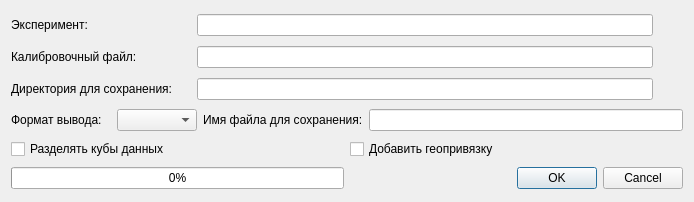
<?xml version="1.0" encoding="UTF-8"?>
<ui version="4.0">
 <class>ConversionDialog</class>
 <widget class="QDialog" name="ConversionDialog">
  <property name="geometry">
   <rect>
    <x>0</x>
    <y>0</y>
    <width>694</width>
    <height>202</height>
   </rect>
  </property>
  <property name="windowTitle">
   <string>Dialog</string>
  </property>
  <layout class="QVBoxLayout" name="verticalLayout">
   <item>
    <layout class="QHBoxLayout" name="horizontalLayout_2">
     <item>
      <widget class="QLabel" name="label">
       <property name="minimumSize">
        <size>
         <width>180</width>
         <height>0</height>
        </size>
       </property>
       <property name="text">
        <string>Эксперимент:</string>
       </property>
      </widget>
     </item>
     <item>
      <widget class="QLineEdit" name="lineEditExperimentDir"/>
     </item>
     <item>
      <widget class="QPushButton" name="pushButtonExperimentDir">
       <property name="sizePolicy">
        <sizepolicy hsizetype="Fixed" vsizetype="Fixed">
         <horstretch>24</horstretch>
         <verstretch>0</verstretch>
        </sizepolicy>
       </property>
       <property name="minimumSize">
        <size>
         <width>24</width>
         <height>24</height>
        </size>
       </property>
       <property name="maximumSize">
        <size>
         <width>24</width>
         <height>24</height>
        </size>
       </property>
       <property name="styleSheet">
        <string notr="true">#pushButtonExperimentDir{
background-image: url(:/Icons/folder.png);
background-repeat: none;
border:none;
}
#pushButtonExperimentDir:pressed{

	
	border-image: url(:/Icons/folder_pressed.png);
	

	
}
#pushButtonExperimentDir:hover{

	background-image: url(:/Icons/folder_hover.png);

}</string>
       </property>
       <property name="text">
        <string/>
       </property>
      </widget>
     </item>
    </layout>
   </item>
   <item>
    <layout class="QHBoxLayout" name="horizontalLayout_3">
     <item>
      <widget class="QLabel" name="label_2">
       <property name="minimumSize">
        <size>
         <width>180</width>
         <height>0</height>
        </size>
       </property>
       <property name="text">
        <string>Калибровочный файл:</string>
       </property>
      </widget>
     </item>
     <item>
      <widget class="QLineEdit" name="lineEditCalibrationPath"/>
     </item>
     <item>
      <widget class="QPushButton" name="pushButtonCalibrationFile">
       <property name="sizePolicy">
        <sizepolicy hsizetype="Fixed" vsizetype="Fixed">
         <horstretch>24</horstretch>
         <verstretch>0</verstretch>
        </sizepolicy>
       </property>
       <property name="minimumSize">
        <size>
         <width>24</width>
         <height>24</height>
        </size>
       </property>
       <property name="maximumSize">
        <size>
         <width>24</width>
         <height>24</height>
        </size>
       </property>
       <property name="styleSheet">
        <string notr="true">#pushButtonCalibrationFile{
background-image: url(:/Icons/folder.png);
background-repeat: none;
border:none;
}
#pushButtonCalibrationFile:pressed{

	
	border-image: url(:/Icons/folder_pressed.png);
	

	
}
#pushButtonCalibrationFile:hover{

	background-image: url(:/Icons/folder_hover.png);

}</string>
       </property>
       <property name="text">
        <string/>
       </property>
      </widget>
     </item>
    </layout>
   </item>
   <item>
    <layout class="QHBoxLayout" name="horizontalLayout_4">
     <item>
      <widget class="QLabel" name="label_3">
       <property name="minimumSize">
        <size>
         <width>180</width>
         <height>0</height>
        </size>
       </property>
       <property name="text">
        <string>Директория для сохранения:</string>
       </property>
      </widget>
     </item>
     <item>
      <widget class="QLineEdit" name="lineEditSavingDir"/>
     </item>
     <item>
      <widget class="QPushButton" name="pushButtonSavingDir">
       <property name="sizePolicy">
        <sizepolicy hsizetype="Fixed" vsizetype="Fixed">
         <horstretch>24</horstretch>
         <verstretch>0</verstretch>
        </sizepolicy>
       </property>
       <property name="minimumSize">
        <size>
         <width>24</width>
         <height>24</height>
        </size>
       </property>
       <property name="maximumSize">
        <size>
         <width>24</width>
         <height>24</height>
        </size>
       </property>
       <property name="styleSheet">
        <string notr="true">#pushButtonSavingDir{
background-image: url(:/Icons/folder.png);
background-repeat: none;
border:none;
}
#pushButtonSavingDir:pressed{

	
	border-image: url(:/Icons/folder_pressed.png);
	

	
}
#pushButtonSavingDir:hover{

	background-image: url(:/Icons/folder_hover.png);

}</string>
       </property>
       <property name="text">
        <string/>
       </property>
      </widget>
     </item>
    </layout>
   </item>
   <item>
    <layout class="QHBoxLayout" name="horizontalLayout_5">
     <item>
      <widget class="QLabel" name="label_4">
       <property name="minimumSize">
        <size>
         <width>100</width>
         <height>0</height>
        </size>
       </property>
       <property name="text">
        <string>Формат вывода:</string>
       </property>
      </widget>
     </item>
     <item>
      <widget class="QComboBox" name="comboBoxOutputFormat">
       <property name="minimumSize">
        <size>
         <width>80</width>
         <height>0</height>
        </size>
       </property>
      </widget>
     </item>
     <item>
      <widget class="QLabel" name="label_5">
       <property name="text">
        <string>Имя файла для сохранения:</string>
       </property>
      </widget>
     </item>
     <item>
      <widget class="QLineEdit" name="lineEditSavingFileName"/>
     </item>
    </layout>
   </item>
   <item>
    <layout class="QHBoxLayout" name="horizontalLayout_6">
     <item>
      <widget class="QCheckBox" name="checkBoxParseDataCubes">
       <property name="text">
        <string>Разделять кубы данных</string>
       </property>
      </widget>
     </item>
     <item>
      <widget class="QCheckBox" name="checkBoxAddGpsData">
       <property name="text">
        <string>Добавить геопривязку</string>
       </property>
      </widget>
     </item>
    </layout>
   </item>
   <item>
    <layout class="QHBoxLayout" name="horizontalLayout">
     <item>
      <widget class="QProgressBar" name="progressBar">
       <property name="value">
        <number>0</number>
       </property>
      </widget>
     </item>
     <item>
      <widget class="QDialogButtonBox" name="buttonBox">
       <property name="orientation">
        <enum>Qt::Horizontal</enum>
       </property>
       <property name="standardButtons">
        <set>QDialogButtonBox::Cancel|QDialogButtonBox::Ok</set>
       </property>
      </widget>
     </item>
    </layout>
   </item>
  </layout>
 </widget>
 <resources/>
 <connections>
  <connection>
   <sender>buttonBox</sender>
   <signal>accepted()</signal>
   <receiver>ConversionDialog</receiver>
   <slot>accept()</slot>
   <hints>
    <hint type="sourcelabel">
     <x>248</x>
     <y>254</y>
    </hint>
    <hint type="destinationlabel">
     <x>157</x>
     <y>274</y>
    </hint>
   </hints>
  </connection>
  <connection>
   <sender>buttonBox</sender>
   <signal>rejected()</signal>
   <receiver>ConversionDialog</receiver>
   <slot>reject()</slot>
   <hints>
    <hint type="sourcelabel">
     <x>316</x>
     <y>260</y>
    </hint>
    <hint type="destinationlabel">
     <x>286</x>
     <y>274</y>
    </hint>
   </hints>
  </connection>
 </connections>
</ui>
